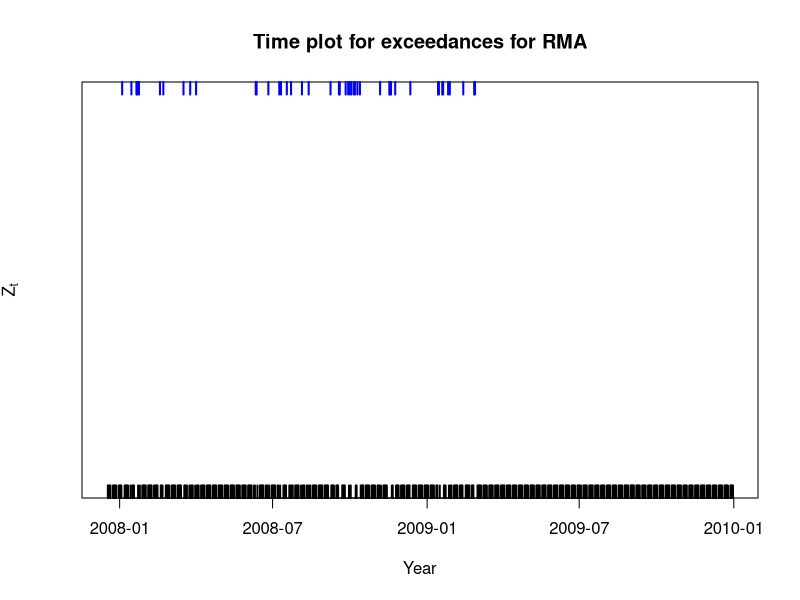
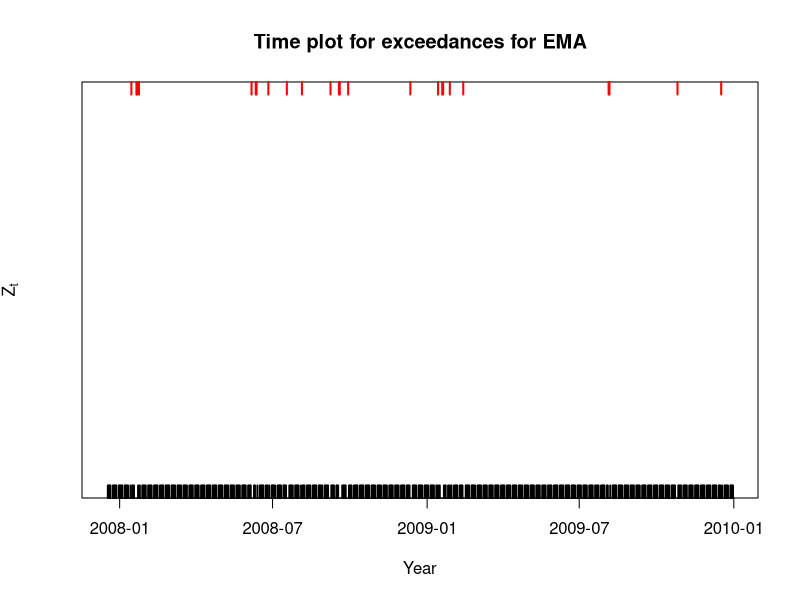
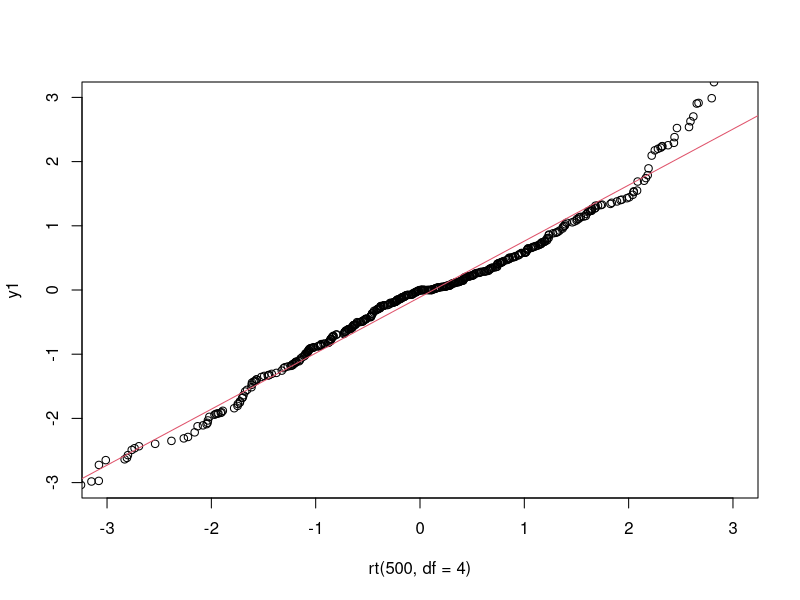
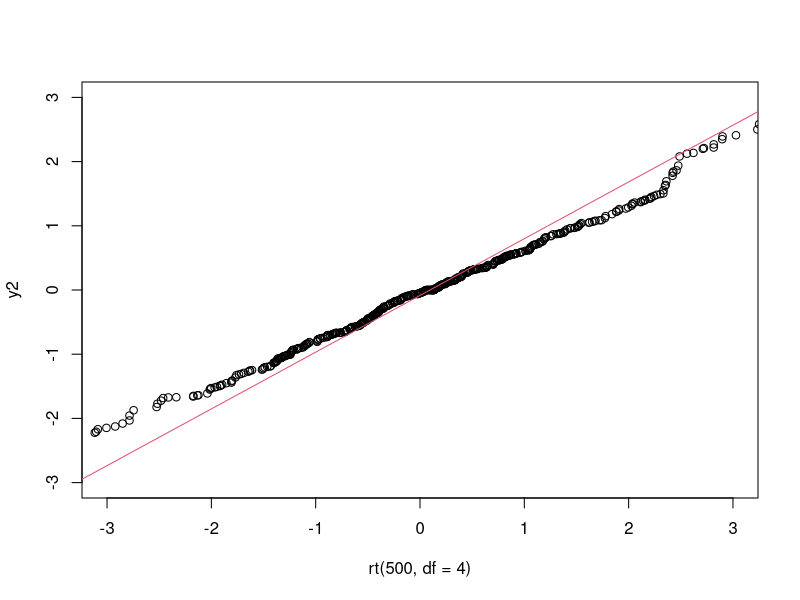

The R source for these figures, in order:
# clear variables and close windows
rm(list = ls(all = TRUE))
graphics.off()

# install and load packages
libraries = c("dplyr", "lubridate", "quantmod")
lapply(libraries, function(x) if (!(x %in% installed.packages())) {install.packages(x)})
lapply(libraries, library, quietly = TRUE, character.only = TRUE)

# Inputs
h     = 250
alpha = 0.01
gamma = 0.94

# Load Data
data = read.csv("SFEVaRbank.csv")

# Functions
calcRMA = function(serie, h = 250){
  # find the first non NA position
  s = rle(is.na(serie))$length[1]
  # Calculate the RMA of the serie for with the parameter h
  rma = sapply((s + h + 1): length(serie), FUN = function(n) {
    sum(serie[(n - h): (n - 1)] * serie[(n - h): (n - 1)], na.rm = T) / (h - 1)})
  rma = c(rep(NA, s + h), rma)
  return(rma)
}

emaWeight = function(h, gamma){
  weight = gamma^(h: 1) * (1 - gamma)
  return(weight)
}

calcEMA = function(serie, gamma = 0.94, h = 250){
  s      = rle(is.na(serie))$length[1]
  weight = emaWeight(h, gamma)
  # ema calculation
  ema = sapply((s + h + 1): length(serie), FUN = function(n) {
    sum(serie[(n - h): (n - 1)] * serie[(n - h): (n - 1)] * weight, na.rm = T)})
  ema = c(rep(NA, s + h), ema)
  return(ema)
}

# Colors
pcolors = data.frame(rma = "blue", ema = "red", stringsAsFactors=FALSE)

# Choose the Stocks
# which(colnames(data) == "LLOYDS.BANKING.GROUP") == 34
# Stocks = data[, c(1, 34)]

# Show only the specific years
Stocks = data[year(data$Date) %in% c(2007, 2008, 2009), c(1, 34)]

# Build portfolio of log-returns
Portfolio = data.frame(Date       = as.Date(Stocks$Date), 
                       Price      = (Stocks[, 2]),
                       PercChange = c(NA,diff(log(Stocks[, 2]))),
                       AbsChange  = c(NA,diff(Stocks[, 2])))

# calculate t-value
tCrit = qnorm(1 - alpha) 
# calculate VaR
Portfolio$VaRRMAY = calcRMA(Portfolio$PercChange, h = h) ^ 0.5 * tCrit
Portfolio$VaREMAY = calcEMA(Portfolio$PercChange, gamma = gamma, h = h) ^ 0.5 * tCrit
Portfolio$VaRRMAL = Portfolio$VaRRMAY * Portfolio$Price
Portfolio$VaREMAL = Portfolio$VaREMAY * Portfolio$Price
# calculate exceedences
Portfolio$RugsRMAL = (Portfolio$AbsChange > Portfolio$VaRRMAL | 
                        Portfolio$AbsChange < -Portfolio$VaRRMAL)
Portfolio$RugsEMAL = (Portfolio$AbsChange > Portfolio$VaREMAL | 
                        Portfolio$AbsChange < -Portfolio$VaREMAL)
Portfolio$RugsRMAY = (Portfolio$PercChange > Portfolio$VaRRMAY | 
                        Portfolio$PercChange < -Portfolio$VaRRMAY)
Portfolio$RugsEMAY = (Portfolio$PercChange > Portfolio$VaREMAY | 
                        Portfolio$PercChange < -Portfolio$VaREMAY)
# remove rows without VaR
Portfolio = Portfolio[- c(1 :h), ]


################################################################################
### BACKTESTING PART
################################################################################

### PLOT OUTLIERS AS function of time for 80% significance level  (alpha=20%)

# Plot RMA outliers over time
plot(Portfolio$Date, 
	Portfolio$AbsChange, 
	col  = "white",
	pch  = 16, 
	cex  = 0.3, 
	ylim = c(0, 1), 
	ylab = expression({Z}[t]), 
	xlab = "Year", 
	main = "Time plot for exceedances for RMA",
	yaxt = "n")
# Add Rugs, for Rma at the bottom, for Ema at the top
rug(Portfolio$Date[Portfolio$RugsRMAL], side = 3, col = pcolors$rma, lwd = 2)
rug(Portfolio$Date[!Portfolio$RugsRMAL], side = 1, col = "black", lwd = 2)

dev.print(device = png, filename = 'RMAoutlierst.png', width = 1200, height = 600)
dev.off()


# Plot RMA outliers over time
plot(Portfolio$Date, 
	Portfolio$AbsChange, 
	col  = "white", 
	pch  = 16, 
	cex  = 0.3, 
	ylim = c(0, 1), 
	ylab = expression({Z}[t]), 
	xlab = "Year", 
	main = "Time plot for exceedances for EMA",
	yaxt = "n")
# Add Rugs, for Rma at the bottom, for Ema at the top
rug(Portfolio$Date[Portfolio$RugsEMAL], side = 3, col = pcolors$ema, lwd = 2)
rug(Portfolio$Date[!Portfolio$RugsEMAL], side = 1, col = "black", lwd = 2)

dev.print(device = png, filename = 'EMAoutlierst.png', width = 1200, height = 600)
dev.off()



################################################################################
### BACKTESTING - Expected Shortfall


# Calculates sigmas RMA/EMA for percentage and absolute changes
Portfolio$sigmaRMAY = Portfolio$VaRRMAY / tCrit
Portfolio$sigmaEMAY = Portfolio$VaREMAY / tCrit
Portfolio$sigmaRMAL = Portfolio$sigmaRMAY * Portfolio$Price
Portfolio$sigmaEMAL = Portfolio$sigmaEMAY * Portfolio$Price

# Define -Zt  for Expected Shortfall
Portfolio$ZRMA = -(Portfolio$AbsChange / (Portfolio$sigmaRMAL))
Portfolio$ZEMA = -(Portfolio$AbsChange / (Portfolio$sigmaEMAL))



################################################################################
#### OPTION: REMOVE OUTLIERS 
  # hist(Portfolio$AbsChange)
  # nrow(Portfolio[abs(Portfolio$AbsChange)>20,])
  # nrow(Portfolio)
### Delete 10 outliers with abs(Lt) above 20
# Portfolio = subset(Portfolio, abs(AbsChange)<=20)


################################################################################
### BACKTESTING TABLES for Tail-VaR 80% 
### assumption: Zt ~ N(0,1)


ALPHA    = 0.20
Un       = qnorm(1 - ALPHA)

ESn      = dnorm(Un, mean = 0, sd = 1, log = FALSE) / (ALPHA) 
sigmaESn = sqrt(1 + Un*ESn - (ESn)^2)


# Occurences of Losses exceeding VaR
Portfolio$OutZRMAn =  ifelse (Portfolio$ZRMA > Un,
                                Portfolio$ZRMA, 
                                NA) 
Portfolio$OutZEMAn =  ifelse (Portfolio$ZEMA > Un,
                                Portfolio$ZEMA, 
                                NA)


# Calculate Expected Shortfall
NRMAn = nrow(Portfolio[!is.na(Portfolio$OutZRMAn), ])
NEMAn = nrow(Portfolio[!is.na(Portfolio$OutZEMAn), ])

ESRMAn = sum(Portfolio$OutZRMAn, na.rm = TRUE) / NRMAn
ESEMAn = sum(Portfolio$OutZEMAn, na.rm = TRUE) / NEMAn

sigmaESRMAn = sqrt(abs(1 + Un * ESRMAn - (ESRMAn)^2))
sigmaESEMAn = sqrt(abs(1 + Un * ESEMAn - (ESEMAn)^2))


# Hypothesis testing for ESn =1.4 (Expected Shortfall = 1.4)
testRMAn = sqrt(NRMAn) * ((ESRMAn - ESn)/sigmaESRMAn)
testEMAn = sqrt(NEMAn) * ((ESEMAn - ESn)/sigmaESEMAn)

signRMAn = 1 - pnorm(testRMAn, mean = 0, sd = 1, lower.tail = TRUE, log.p = FALSE)
signEMAn = 1 - pnorm(testEMAn, mean = 0, sd = 1, lower.tail = TRUE, log.p = FALSE)



################################################################################
### BACKTESTING TABLES for Tail-VaR 80% 
### assumption: Zt ~ standard Student's t distribution with df=20
### Here: don not use correction factor for unbiased st. dev. estimator sqrt((df-2)/df), because the biased one was calculated

v  = 20
Ut = qt(1 - ALPHA, df = v)

# for CTE (Expected Shortfall) use closed form solution for Student's t distribution
ESt = dt(Ut, df = v) * ((v + Ut^2) / (v-1)) / (ALPHA)  #1.47

# for CTV use numerical approach
f        = function(x) {x^2 * dt(x, df = v)}
CTEx2t   = integrate(f, lower=Ut, upper=Inf)
CTVt     = CTEx2t$value / (ALPHA) - ESt^2
sigmaESt = sqrt(CTVt)


# Occurences of Losses exceeding VaR
Portfolio$OutZRMAt =  ifelse (Portfolio$ZRMA > Ut,
                                  Portfolio$ZRMA, 
                                  NA) 
Portfolio$OutZEMAt =  ifelse (Portfolio$ZEMA > Ut,
                                  Portfolio$ZEMA, 
                                  NA)


# Calculate Expected Shortfall
NRMAt = nrow(Portfolio[!is.na(Portfolio$OutZRMAt), ])
NEMAt = nrow(Portfolio[!is.na(Portfolio$OutZEMAt), ])

ESRMAt = sum(Portfolio$OutZRMAt, na.rm = TRUE) / NRMAt
ESEMAt = sum(Portfolio$OutZEMAt, na.rm = TRUE) / NEMAt

#sigmaESRMAt = sqrt(abs(1 + Ut*ESRMAt - (ESRMAt)^2))
#sigmaESEMAt = sqrt(abs(1 + Ut*ESEMAt - (ESEMAt)^2))

# Hypothesis testing for ESn =1.47 (Expected Shortfall = 1.47)
  #testRMAt = sqrt(NRMAt) * ((ESRMAt - ESt)/sigmaESRMAt)
  #testEMAt = sqrt(NEMAt) * ((ESEMAt - ESt)/sigmaESEMAt)

testRMAt = sqrt(NRMAn) * ((ESRMAn - ESt) / sigmaESRMAn)
testEMAt = sqrt(NEMAn) * ((ESEMAn - ESt) / sigmaESEMAn)

signRMAt = 1 - pnorm(testRMAt, mean = 0, sd = 1, lower.tail = TRUE, log.p = FALSE)
signEMAt = 1 - pnorm(testEMAt, mean = 0, sd = 1, lower.tail = TRUE, log.p = FALSE)


################################################################################
### PRINT results

# Results for N(0,1) assumption
ESn
ESRMAn
ESEMAn
sigmaESn
sigmaESRMAn
sigmaESEMAn
testRMAn
testEMAn
signRMAn * 100
signEMAn * 100
NRMAn
NEMAn

# Results for t(20) assumption
ESt
#ESRMAt
#ESEMAt
sigmaESt
#sigmaESRMAt
#sigmaESEMAt
testRMAt
testEMAt
signRMAt * 100
signEMAt * 100
#NRMAt
#NEMAt


#################################################################################
### Standard Deviation for variable L(t+1)/VaR(t) see in the book: formula (16.19) 
sdRMA = sd(Portfolio$ZRMA / tCrit, na.rm = TRUE)
sdEMA = sd(Portfolio$ZEMA / tCrit, na.rm = TRUE)
sdN   = 1/tCrit

(sdRMA-sdN) / sdN
(sdEMA-sdN) / sdN


################################################################################
### Grid search:
### Investigate QQ-plots to fit better distribution than N(0,1) because of fat tails
### Leptocurtic distribution
### The best fit for standard t-Student with df=4 

y1 = -(Portfolio$ZRMA)
y2 = -(Portfolio$ZEMA)


qqplot(rt(500, df = 4),
		y1,
		ylim = c(-3, 3),
		xlim = c(-3, 3))
qqline(y1, col = 2)


qqplot(rt(500, df = 4), 
		y2,
		ylim = c(-3, 3),
		xlim = c(-3, 3))
qqline(y2, col = 2)

################################################################################
